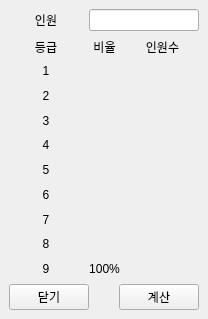
<?xml version="1.0" encoding="UTF-8"?>
<ui version="4.0">
 <class>CutCalc</class>
 <widget class="QMainWindow" name="CutCalc">
  <property name="geometry">
   <rect>
    <x>0</x>
    <y>0</y>
    <width>208</width>
    <height>319</height>
   </rect>
  </property>
  <property name="windowTitle">
   <string>등급컷 계산</string>
  </property>
  <widget class="QWidget" name="centralwidget">
   <layout class="QGridLayout" name="gridLayout">
    <item row="0" column="0">
     <widget class="QLabel" name="lbCount">
      <property name="sizePolicy">
       <sizepolicy hsizetype="Ignored" vsizetype="Preferred">
        <horstretch>0</horstretch>
        <verstretch>0</verstretch>
       </sizepolicy>
      </property>
      <property name="text">
       <string>인원</string>
      </property>
      <property name="alignment">
       <set>Qt::AlignCenter</set>
      </property>
     </widget>
    </item>
    <item row="0" column="1" colspan="2">
     <widget class="QLineEdit" name="lnPerson">
      <property name="sizePolicy">
       <sizepolicy hsizetype="Ignored" vsizetype="Fixed">
        <horstretch>0</horstretch>
        <verstretch>0</verstretch>
       </sizepolicy>
      </property>
      <property name="inputMask">
       <string>Ddd</string>
      </property>
      <property name="alignment">
       <set>Qt::AlignCenter</set>
      </property>
     </widget>
    </item>
    <item row="1" column="0">
     <widget class="QLabel" name="lbGrade">
      <property name="sizePolicy">
       <sizepolicy hsizetype="Ignored" vsizetype="Preferred">
        <horstretch>0</horstretch>
        <verstretch>0</verstretch>
       </sizepolicy>
      </property>
      <property name="text">
       <string>등급</string>
      </property>
      <property name="alignment">
       <set>Qt::AlignCenter</set>
      </property>
     </widget>
    </item>
    <item row="1" column="1">
     <widget class="QLabel" name="lbRatio">
      <property name="sizePolicy">
       <sizepolicy hsizetype="Ignored" vsizetype="Preferred">
        <horstretch>0</horstretch>
        <verstretch>0</verstretch>
       </sizepolicy>
      </property>
      <property name="text">
       <string>비율</string>
      </property>
      <property name="alignment">
       <set>Qt::AlignCenter</set>
      </property>
     </widget>
    </item>
    <item row="1" column="2">
     <widget class="QLabel" name="lbCut_2">
      <property name="sizePolicy">
       <sizepolicy hsizetype="Ignored" vsizetype="Preferred">
        <horstretch>0</horstretch>
        <verstretch>0</verstretch>
       </sizepolicy>
      </property>
      <property name="text">
       <string>인원수</string>
      </property>
      <property name="alignment">
       <set>Qt::AlignCenter</set>
      </property>
     </widget>
    </item>
    <item row="2" column="0">
     <widget class="QLabel" name="lbGrade1">
      <property name="sizePolicy">
       <sizepolicy hsizetype="Ignored" vsizetype="Preferred">
        <horstretch>0</horstretch>
        <verstretch>0</verstretch>
       </sizepolicy>
      </property>
      <property name="text">
       <string>1</string>
      </property>
      <property name="alignment">
       <set>Qt::AlignCenter</set>
      </property>
     </widget>
    </item>
    <item row="2" column="1">
     <widget class="QLabel" name="lbRatio1">
      <property name="sizePolicy">
       <sizepolicy hsizetype="Ignored" vsizetype="Preferred">
        <horstretch>0</horstretch>
        <verstretch>0</verstretch>
       </sizepolicy>
      </property>
      <property name="text">
       <string/>
      </property>
      <property name="alignment">
       <set>Qt::AlignCenter</set>
      </property>
     </widget>
    </item>
    <item row="2" column="2">
     <widget class="QLabel" name="lbCut1">
      <property name="sizePolicy">
       <sizepolicy hsizetype="Ignored" vsizetype="Preferred">
        <horstretch>0</horstretch>
        <verstretch>0</verstretch>
       </sizepolicy>
      </property>
      <property name="alignment">
       <set>Qt::AlignCenter</set>
      </property>
     </widget>
    </item>
    <item row="3" column="0">
     <widget class="QLabel" name="lbGrade2">
      <property name="sizePolicy">
       <sizepolicy hsizetype="Ignored" vsizetype="Preferred">
        <horstretch>0</horstretch>
        <verstretch>0</verstretch>
       </sizepolicy>
      </property>
      <property name="text">
       <string>2</string>
      </property>
      <property name="alignment">
       <set>Qt::AlignCenter</set>
      </property>
     </widget>
    </item>
    <item row="3" column="1">
     <widget class="QLabel" name="lbRatio2">
      <property name="sizePolicy">
       <sizepolicy hsizetype="Ignored" vsizetype="Preferred">
        <horstretch>0</horstretch>
        <verstretch>0</verstretch>
       </sizepolicy>
      </property>
      <property name="alignment">
       <set>Qt::AlignCenter</set>
      </property>
     </widget>
    </item>
    <item row="3" column="2">
     <widget class="QLabel" name="lbCut2">
      <property name="sizePolicy">
       <sizepolicy hsizetype="Ignored" vsizetype="Preferred">
        <horstretch>0</horstretch>
        <verstretch>0</verstretch>
       </sizepolicy>
      </property>
      <property name="alignment">
       <set>Qt::AlignCenter</set>
      </property>
     </widget>
    </item>
    <item row="4" column="0">
     <widget class="QLabel" name="lbGrade3">
      <property name="sizePolicy">
       <sizepolicy hsizetype="Ignored" vsizetype="Preferred">
        <horstretch>0</horstretch>
        <verstretch>0</verstretch>
       </sizepolicy>
      </property>
      <property name="text">
       <string>3</string>
      </property>
      <property name="alignment">
       <set>Qt::AlignCenter</set>
      </property>
     </widget>
    </item>
    <item row="4" column="1">
     <widget class="QLabel" name="lbRatio3">
      <property name="sizePolicy">
       <sizepolicy hsizetype="Ignored" vsizetype="Preferred">
        <horstretch>0</horstretch>
        <verstretch>0</verstretch>
       </sizepolicy>
      </property>
      <property name="alignment">
       <set>Qt::AlignCenter</set>
      </property>
     </widget>
    </item>
    <item row="4" column="2">
     <widget class="QLabel" name="lbCut3">
      <property name="sizePolicy">
       <sizepolicy hsizetype="Ignored" vsizetype="Preferred">
        <horstretch>0</horstretch>
        <verstretch>0</verstretch>
       </sizepolicy>
      </property>
      <property name="alignment">
       <set>Qt::AlignCenter</set>
      </property>
     </widget>
    </item>
    <item row="5" column="0">
     <widget class="QLabel" name="lbGrade4">
      <property name="sizePolicy">
       <sizepolicy hsizetype="Ignored" vsizetype="Preferred">
        <horstretch>0</horstretch>
        <verstretch>0</verstretch>
       </sizepolicy>
      </property>
      <property name="text">
       <string>4</string>
      </property>
      <property name="alignment">
       <set>Qt::AlignCenter</set>
      </property>
     </widget>
    </item>
    <item row="5" column="1">
     <widget class="QLabel" name="lbRatio4">
      <property name="sizePolicy">
       <sizepolicy hsizetype="Ignored" vsizetype="Preferred">
        <horstretch>0</horstretch>
        <verstretch>0</verstretch>
       </sizepolicy>
      </property>
      <property name="alignment">
       <set>Qt::AlignCenter</set>
      </property>
     </widget>
    </item>
    <item row="5" column="2">
     <widget class="QLabel" name="lbCut4">
      <property name="sizePolicy">
       <sizepolicy hsizetype="Ignored" vsizetype="Preferred">
        <horstretch>0</horstretch>
        <verstretch>0</verstretch>
       </sizepolicy>
      </property>
      <property name="alignment">
       <set>Qt::AlignCenter</set>
      </property>
     </widget>
    </item>
    <item row="6" column="0">
     <widget class="QLabel" name="lbGrade5">
      <property name="sizePolicy">
       <sizepolicy hsizetype="Ignored" vsizetype="Preferred">
        <horstretch>0</horstretch>
        <verstretch>0</verstretch>
       </sizepolicy>
      </property>
      <property name="text">
       <string>5</string>
      </property>
      <property name="alignment">
       <set>Qt::AlignCenter</set>
      </property>
     </widget>
    </item>
    <item row="6" column="1">
     <widget class="QLabel" name="lbRatio5">
      <property name="sizePolicy">
       <sizepolicy hsizetype="Ignored" vsizetype="Preferred">
        <horstretch>0</horstretch>
        <verstretch>0</verstretch>
       </sizepolicy>
      </property>
      <property name="alignment">
       <set>Qt::AlignCenter</set>
      </property>
     </widget>
    </item>
    <item row="6" column="2">
     <widget class="QLabel" name="lbCut5">
      <property name="sizePolicy">
       <sizepolicy hsizetype="Ignored" vsizetype="Preferred">
        <horstretch>0</horstretch>
        <verstretch>0</verstretch>
       </sizepolicy>
      </property>
      <property name="alignment">
       <set>Qt::AlignCenter</set>
      </property>
     </widget>
    </item>
    <item row="7" column="0">
     <widget class="QLabel" name="lbGrade6">
      <property name="sizePolicy">
       <sizepolicy hsizetype="Ignored" vsizetype="Preferred">
        <horstretch>0</horstretch>
        <verstretch>0</verstretch>
       </sizepolicy>
      </property>
      <property name="text">
       <string>6</string>
      </property>
      <property name="alignment">
       <set>Qt::AlignCenter</set>
      </property>
     </widget>
    </item>
    <item row="7" column="1">
     <widget class="QLabel" name="lbRatio6">
      <property name="sizePolicy">
       <sizepolicy hsizetype="Ignored" vsizetype="Preferred">
        <horstretch>0</horstretch>
        <verstretch>0</verstretch>
       </sizepolicy>
      </property>
      <property name="alignment">
       <set>Qt::AlignCenter</set>
      </property>
     </widget>
    </item>
    <item row="7" column="2">
     <widget class="QLabel" name="lbCut">
      <property name="sizePolicy">
       <sizepolicy hsizetype="Ignored" vsizetype="Preferred">
        <horstretch>0</horstretch>
        <verstretch>0</verstretch>
       </sizepolicy>
      </property>
      <property name="alignment">
       <set>Qt::AlignCenter</set>
      </property>
     </widget>
    </item>
    <item row="8" column="0">
     <widget class="QLabel" name="lbGrade7">
      <property name="sizePolicy">
       <sizepolicy hsizetype="Ignored" vsizetype="Preferred">
        <horstretch>0</horstretch>
        <verstretch>0</verstretch>
       </sizepolicy>
      </property>
      <property name="text">
       <string>7</string>
      </property>
      <property name="alignment">
       <set>Qt::AlignCenter</set>
      </property>
     </widget>
    </item>
    <item row="8" column="1">
     <widget class="QLabel" name="lbRatio7">
      <property name="sizePolicy">
       <sizepolicy hsizetype="Ignored" vsizetype="Preferred">
        <horstretch>0</horstretch>
        <verstretch>0</verstretch>
       </sizepolicy>
      </property>
      <property name="alignment">
       <set>Qt::AlignCenter</set>
      </property>
     </widget>
    </item>
    <item row="8" column="2">
     <widget class="QLabel" name="lbCut7">
      <property name="sizePolicy">
       <sizepolicy hsizetype="Ignored" vsizetype="Preferred">
        <horstretch>0</horstretch>
        <verstretch>0</verstretch>
       </sizepolicy>
      </property>
      <property name="alignment">
       <set>Qt::AlignCenter</set>
      </property>
     </widget>
    </item>
    <item row="9" column="0">
     <widget class="QLabel" name="lbGrade8">
      <property name="sizePolicy">
       <sizepolicy hsizetype="Ignored" vsizetype="Preferred">
        <horstretch>0</horstretch>
        <verstretch>0</verstretch>
       </sizepolicy>
      </property>
      <property name="text">
       <string>8</string>
      </property>
      <property name="alignment">
       <set>Qt::AlignCenter</set>
      </property>
     </widget>
    </item>
    <item row="9" column="1">
     <widget class="QLabel" name="lbRatio8">
      <property name="sizePolicy">
       <sizepolicy hsizetype="Ignored" vsizetype="Preferred">
        <horstretch>0</horstretch>
        <verstretch>0</verstretch>
       </sizepolicy>
      </property>
      <property name="alignment">
       <set>Qt::AlignCenter</set>
      </property>
     </widget>
    </item>
    <item row="9" column="2">
     <widget class="QLabel" name="lbCut8">
      <property name="sizePolicy">
       <sizepolicy hsizetype="Ignored" vsizetype="Preferred">
        <horstretch>0</horstretch>
        <verstretch>0</verstretch>
       </sizepolicy>
      </property>
      <property name="alignment">
       <set>Qt::AlignCenter</set>
      </property>
     </widget>
    </item>
    <item row="10" column="0">
     <widget class="QLabel" name="lbGrade9">
      <property name="sizePolicy">
       <sizepolicy hsizetype="Ignored" vsizetype="Preferred">
        <horstretch>0</horstretch>
        <verstretch>0</verstretch>
       </sizepolicy>
      </property>
      <property name="text">
       <string>9</string>
      </property>
      <property name="alignment">
       <set>Qt::AlignCenter</set>
      </property>
     </widget>
    </item>
    <item row="10" column="1">
     <widget class="QLabel" name="lbRatio9">
      <property name="sizePolicy">
       <sizepolicy hsizetype="Fixed" vsizetype="Preferred">
        <horstretch>0</horstretch>
        <verstretch>0</verstretch>
       </sizepolicy>
      </property>
      <property name="text">
       <string>100%</string>
      </property>
      <property name="alignment">
       <set>Qt::AlignCenter</set>
      </property>
     </widget>
    </item>
    <item row="10" column="2">
     <widget class="QLabel" name="lbCut9">
      <property name="sizePolicy">
       <sizepolicy hsizetype="Ignored" vsizetype="Preferred">
        <horstretch>0</horstretch>
        <verstretch>0</verstretch>
       </sizepolicy>
      </property>
      <property name="alignment">
       <set>Qt::AlignCenter</set>
      </property>
     </widget>
    </item>
    <item row="11" column="0" colspan="3">
     <widget class="QWidget" name="widBot" native="true">
      <layout class="QHBoxLayout" name="horizontalLayout">
       <property name="spacing">
        <number>0</number>
       </property>
       <property name="leftMargin">
        <number>0</number>
       </property>
       <property name="topMargin">
        <number>0</number>
       </property>
       <property name="rightMargin">
        <number>0</number>
       </property>
       <property name="bottomMargin">
        <number>0</number>
       </property>
       <item>
        <widget class="QPushButton" name="btnClose">
         <property name="text">
          <string>닫기</string>
         </property>
        </widget>
       </item>
       <item>
        <spacer name="sp">
         <property name="orientation">
          <enum>Qt::Horizontal</enum>
         </property>
         <property name="sizeHint" stdset="0">
          <size>
           <width>40</width>
           <height>20</height>
          </size>
         </property>
        </spacer>
       </item>
       <item>
        <widget class="QPushButton" name="btnCalc">
         <property name="text">
          <string>계산</string>
         </property>
        </widget>
       </item>
      </layout>
     </widget>
    </item>
   </layout>
  </widget>
 </widget>
 <resources/>
 <connections/>
</ui>
